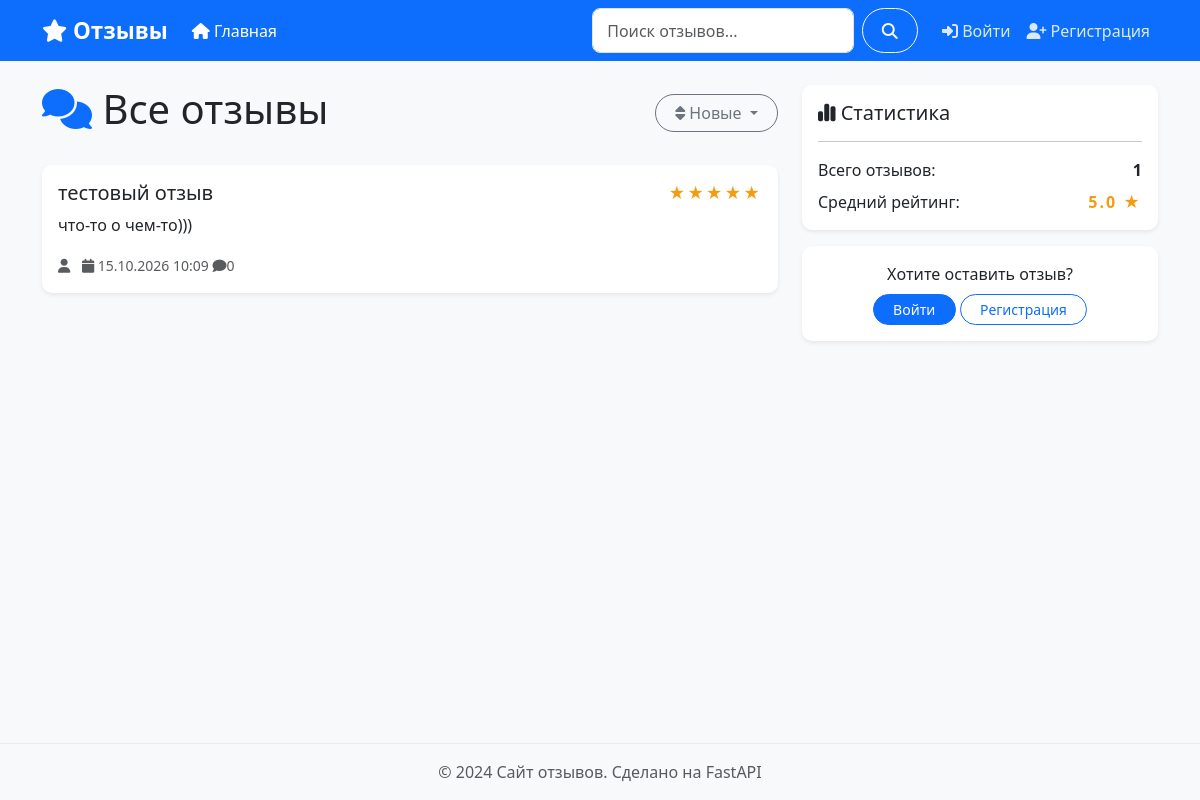
The page / on the database its author committed.
### app/models.py (models this page shows)
class Review(Base):
    __tablename__ = "reviews"
    id = Column(Integer, primary_key=True, index=True)
    title = Column(String(200), nullable=False)
    content = Column(Text, nullable=False)
    rating = Column(Integer, nullable=True)
    created_at = Column(DateTime(timezone=True), server_default=func.now())
    updated_at = Column(DateTime(timezone=True), onupdate=func.now())
    user_id = Column(
        Integer,
        ForeignKey("users.id", ondelete="CASCADE"),
        nullable=False
    )
    author = relationship("User", back_populates="reviews")
    comments = relationship(
        'Comment',
        back_populates='review',
        cascade='all, delete-orphan',
        order_by='Comment.created_at'
    )

### app/routers/pages.py (the view)
@router.get('/', response_class=HTMLResponse)
async def home(request: Request, page: int = 1, sort: str = 'new',
               db: Session = Depends(get_db)):
    pagination = get_reviews_paginated(db, page=page, per_page=5, sort=sort)
    stats = get_reviews_stats(db)
    reviews_with_counts = []
    for review in pagination['items']:
        reviews_with_counts.append({
            'review': review,
            'comments_count': count_review_comments(db, review.id)
        })
    return request.state.templates.TemplateResponse(
        'index.html',
        _ctx(request, {
            'reviews': reviews_with_counts,
            'pagination': pagination,
            'stats': stats,
            'sort': sort,
            'current_page': 'home'
        })
    )

### templates/index.html (shortened to what this page needs)
{% extends "base.html" %}
{% block content %}
<div class="row">
    <div class="col-lg-8">
        <div class="d-flex justify-content-between align-items-center mb-4">
            <h1><i class="fas fa-comments text-primary"></i> Все отзывы</h1>
            <div class="dropdown">
                <button class="btn btn-outline-secondary dropdown-toggle" data-bs-toggle="dropdown">
                    <i class="fas fa-sort"></i>
                    {% if sort == 'new' %}Новые
                    {% elif sort == 'old' %}Старые
                    {% elif sort == 'rating_high' %}Высокий рейтинг
                    {% elif sort == 'rating_low' %}Низкий рейтинг
                    {% endif %}
                </button>
            </div>
        </div>
        {% if reviews %}
            {% for item in reviews %}
            {% set review = item.review %}
            {% set comments_count = item.comments_count %}
            <div class="card mb-3 shadow-sm">
                <div class="card-body">
                    <div class="d-flex justify-content-between align-items-start">
                        <h5 class="card-title mb-0">
                            <a href="/reviews/{{ review.id }}" class="text-decoration-none text-dark">
                                {{ review.title }}
                            </a>
                        </h5>
                        <div class="text-warning">
                            {% for _ in range(review.rating) %}★{% endfor %}
                        </div>
                    </div>
                    <p class="card-text mt-2">{{ review.content|truncate(250) }}</p>
                    <small class="text-muted">
                        <i class="fas fa-user"></i> {{ review.author.username }}
                        <i class="fas fa-calendar ms-2"></i>
                        {{ review.created_at.strftime('%d.%m.%Y %H:%M') }}
                    </small>
                    <small class="text-muted">
                        <i class="fas fa-comment"></i>{{ comments_count }}
                    </small>
                </div>
            </div>
            {% endfor %}
        {% else %}
            <div class="alert alert-info">
                <i class="fas fa-info-circle"></i> Пока нет отзывов.
                {% if user %}<a href="/reviews/new">Напишите первый!</a>
                {% else %}<a href="/auth/login">Войдите</a>, чтобы написать отзыв.{% endif %}
            </div>
        {% endif %}
    </div>
    <div class="col-lg-4">
        <div class="card shadow-sm">
            <div class="card-body">
                <h5><i class="fas fa-chart-simple"></i> Статистика</h5>
                <hr>
                <div class="d-flex justify-content-between">
                    <span>Всего отзывов:</span>
                    <span class="fw-bold">{{ stats.total }}</span>
                </div>
                <div class="d-flex justify-content-between mt-2">
                    <span>Средний рейтинг:</span>
                    <span class="fw-bold text-warning">
                        {{ stats.avg_rating }} ★
                    </span>
                </div>
            </div>
        </div>
        {% if not user %}
        <div class="card shadow-sm mt-3">
            <div class="card-body text-center">
                <p class="mb-2">Хотите оставить отзыв?</p>
                <a href="/auth/login" class="btn btn-primary btn-sm">Войти</a>
                <a href="/auth/register" class="btn btn-outline-primary btn-sm">Регистрация</a>
            </div>
        </div>
        {% endif %}
    </div>
</div>
{% endblock %}

### static/style.css (style rules this page uses)
body { background-color: #f8f9fa; min-height: 100vh; display: flex; flex-direction: column; }
.card { transition: transform 0.2s ease, box-shadow 0.2s ease; border: none; border-radius: 10px; }
.card-title { color: #2c3e50; }
.text-warning { color: #f39c12 !important; letter-spacing: 2px; }
.btn { border-radius: 25px; padding-left: 1.2rem; padding-right: 1.2rem; transition: all 0.2s ease; }
.btn-sm { border-radius: 20px; }
.card { animation: fadeIn 0.3s ease; }

### rows shown on the page
Review: title "тестовый отзыв", content "что-то о чем-то)))", created_at "15.10.2026 10:09"

### other values the page prints
{{ comments_count }} "0"
{{ stats.total }} "1"
{{ stats.avg_rating }} "5.0"
